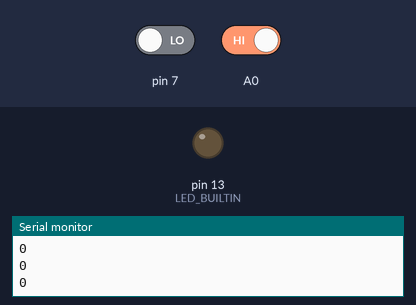
Recording of a sketch running on a simulated Arduino Uno, built with avr-gcc and run on an emulated ATmega328P. Shown: output pins drawn as LEDs (lit = HIGH), the last lines printed to the serial monitor. Dashed ring = blinking. The inputs (shaded band) are chosen by the test bench; at power-on: pin 7 LOW, A0 HIGH.

Above: at 1.2 s.
1.3 s: pin 7 driven HIGH
At 2.2 s:
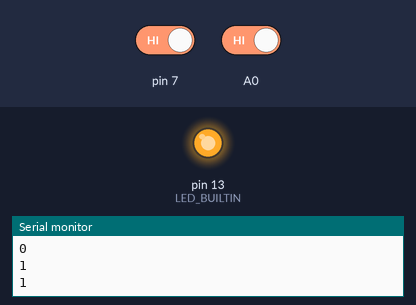
2.8 s: A0 driven LOW
At 4.7 s:
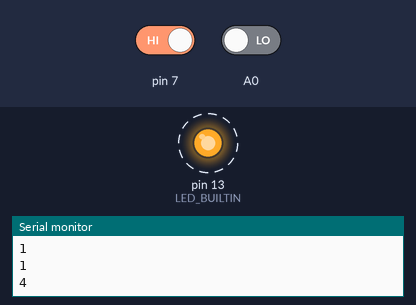
5.8 s: A0 driven HIGH
7.3 s: pin 7 driven LOW
At 8.3 s:
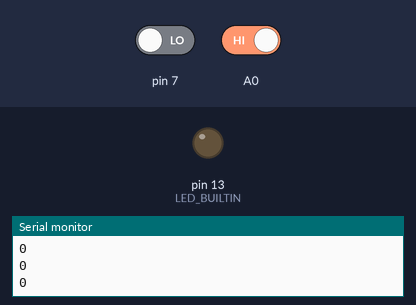
Timing chart, 0 to 9.8 s (numbered marks = the images above; inputs shaded):
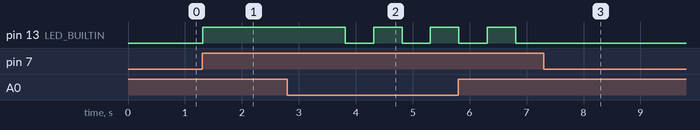

Measured:
- after the input at 1.3 s, pin 13 (LED_BUILTIN): LOW → HIGH at once
- after the input at 2.8 s, pin 13 (LED_BUILTIN): alternates HIGH for 0.50 s and LOW for 0.50 s, starting after 1.0 s
- after the input at 7.3 s, pin 13 (LED_BUILTIN): stays LOW (without the input it goes to HIGH after 0.01 s)

The sketch:

sensor_test.ino
```cpp
int blockCount = 0;
int breakSwitch = 1;
int sensorState = 0;
int i = 0;

void setup() {
  // put your setup code here, to run once:

  Serial.begin(9600);
  pinMode(12, INPUT);
  pinMode(13, OUTPUT);
  pinMode(8, INPUT);
  pinMode(A0, INPUT);

}

void loop() {
  // put your main code here, to run repeatedly:
  sensorState = digitalRead(7);
  breakSwitch = digitalRead(A0);
  Serial.println(sensorState);
  Serial.println("\n");

  if (sensorState == 1)
  {
    blockCount = blockCount + 1;
    digitalWrite(13, HIGH);
    delay(500);
  }
  else
  {
    digitalWrite(13, LOW);
  }
  if (breakSwitch == 0)
  {
    Serial.println(blockCount);
    while(i < blockCount)
    {
      digitalWrite(LED_BUILTIN, HIGH);   // turn the LED on (HIGH is the voltage level)
      delay(500);                       // wait for a second
      digitalWrite(LED_BUILTIN, LOW);    // turn the LED off by making the voltage LOW
      delay(500);
      i = i + 1;
    }
  }

}
```
